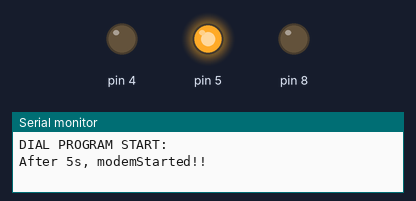
The sketch below on a simulated Arduino Leonardo, built with avr-gcc and run on an emulated ATmega32U4. Parts: output pins drawn as LEDs (lit = HIGH), the last lines printed to the serial monitor. The modem accepts every AT command (registered, SIM ready, sends succeed) and sends nothing else.

Above: at 0.1 s.
At 60.1 s:
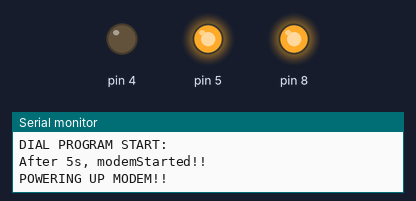
At 121.1 s:
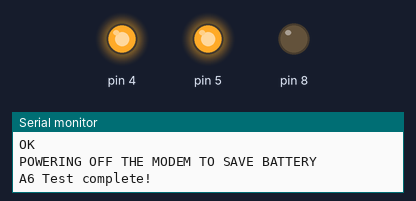
Timing chart, 0 to 128.5 s (numbered marks = the images above):
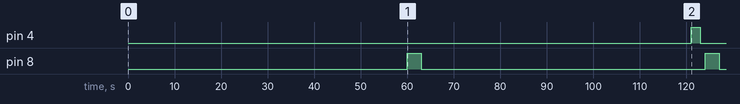

The sketch:

RAS-RemoteAudioSurveillance-32Au-A6.ino
```cpp
#include "a6modem.h"
#include "RASsettings.h"
#include<stdio.h>
#include<string.h>
#define DEBUG true

//------------------------------------------------------------------------------------FSM Settings
#define STATE_IDLE                     0
#define STATE_POWER_MODEM_ON           1
#define STATE_DIAL_UP                  2
#define STATE_HANG_UP                  3
#define STATE_POWER_MODEM_OFF          4

#define LINE_BUSY                      1
#define LINE_FREE                      0

int fsm_state;
int call_state;
a6modem A6module(4,5,8); //define pins to set A6 modem to Sleep mode, turn On, turn Off the Modem

void setup() {
  Serial.begin(115200);
  Serial1.begin(115200);
  pinMode(4, OUTPUT);
  pinMode(5, OUTPUT);
  pinMode(8,OUTPUT);
  Serial.println(F("DIAL PROGRAM START:"));
  A6module.mBeggin();
  fsm_state = STATE_IDLE; //inciar el estado del la maquina de stado finito
  call_state = LINE_FREE;
}

 void loop() {
  switch(fsm_state){ //
  case STATE_IDLE: // hacer cuando el estado sea IDLE
  if(millis() - lastUPDATEMillis > 60*UInterval) {
    lastUPDATEMillis = millis(); //Actulizar la ultima hora de envio
    fsm_state = STATE_POWER_MODEM_ON;
  }
  break;

  case STATE_POWER_MODEM_ON: //
  Serial.println(F("POWERING UP MODEM!!"));
  A6module.mOn();
  delay(1000);
  fsm_state = STATE_DIAL_UP;
  break;

  case STATE_DIAL_UP:
  if(call_state == LINE_FREE ){
    Serial.println(F("DIALING UP NUMBER"));
    sendData( "AT",1000,DEBUG); //TEST AND MAKE CALL
    delay(1000);
    call();
  }

  if(millis() - lastCALLMillis > 2*60*UInterval) {
    lastCALLMillis = millis(); //Actulizar la ultima hora de envio
    call_state = LINE_FREE;
    fsm_state = STATE_HANG_UP;
  }

  break;

  case STATE_HANG_UP:
  Serial.println(F("HANGIN UP THE CALL"));
  sendData( "ATH",1000,DEBUG);
  fsm_state = STATE_POWER_MODEM_OFF;
  break;

  case STATE_POWER_MODEM_OFF:
  Serial.println(F("POWERING OFF THE MODEM TO SAVE BATTERY"));
  Serial.println("A6 Test complete!");
  A6module.mOff();
  fsm_state = STATE_IDLE;
  break;
  }
 }


void call(void){
  sendData( "AT+CSQ",1000,DEBUG);
  delay(1000);
  sendData("AT+SNFS=0",1000,DEBUG);
  delay(1000);
  sendData("ATD50232415907;",5000,DEBUG);
  delay(1000);
  call_state = LINE_BUSY;
}

String sendData(String command, const int timeout, boolean debug){
  String response = "";
  Serial1.println(command);
  long int time = millis();
  while( (time+timeout) > millis()){
    while(Serial1.available()){
      char c = Serial1.read();
      response+=c;
    }
  }
  if(debug){
    Serial.print(response);
  }
  return response;
}

 /*if(millis() - lastUPDATEMillis > 60*UInterval) {
    A6module.mOn();
    delay(1000);
   sendData( "AT",1000,DEBUG); //TEST AND MAKE CALL
   delay(1000);
   call();
   Serial.println("A6 Test complete!");
   A6module.mOff();
   lastUPDATEMillis = millis(); //Actulizar la ultima hora de envio
   }*/
```

a6modem.cpp
```cpp
#include "arduino.h"
#include"a6modem.h"

a6modem::a6modem(int pin_off,int pin_sleep,int pin_on){
  pinMode(pin_sleep, OUTPUT);
  pinMode(pin_on, OUTPUT);
  pinMode(pin_off,OUTPUT);
  _pinsleep = pin_sleep;
  _pinon = pin_on;
  _pinoff = pin_off;
}

void a6modem::mBeggin(){
  digitalWrite(_pinsleep, HIGH);
  digitalWrite(_pinoff, LOW);
  digitalWrite(_pinon, LOW);
  Serial.println(F("After 5s, modemStarted!!"));
  delay(5000);
}

void a6modem::mOn(){
  digitalWrite(_pinon, HIGH);
  delay(3000);
  digitalWrite(_pinon, LOW);
  Serial.println(F("A6 Power ON!"));
  delay(1000);
}

void a6modem::mOff(){
   digitalWrite(_pinoff, HIGH); // power off A6
   delay(2000);
   digitalWrite(_pinoff, LOW);
   Serial.println(F("A6 power off!"));
   delay(1000);
}

void a6modem::mRst(){
  Serial.println(F("A6 resetting!"));
  Serial.println(F("turning modem A6 off!"));
  digitalWrite(_pinoff, HIGH); // power off A6
  delay(2000);
  digitalWrite(_pinoff, LOW);
  delay(1000);
  Serial.println(F("turning modem A6 back on!!!"));
  digitalWrite(_pinon, HIGH);
  delay(3000);
  digitalWrite(_pinon, LOW);
  Serial.println(F("A6 Power ON!"));
  Serial.println(F("You may receive the AT   OK"));
  delay(5000);
}

void a6modem::mSleep(){
  Serial.println(F("A6 go to sleep now!"));
  digitalWrite(_pinsleep, LOW);  //sleep
  delay(2000);
}

void a6modem::mWakeup(){
  digitalWrite(_pinsleep, HIGH);   // wake up
  delay(1000);
  Serial.println(F("A6 WAKE UP!"));
}
```

a6modem.h
```cpp
/*
  a6modem.h - Library for makiong calls with AI thinkers A6 modem.
  with Arduino Leonardo 32AU
  Created by Edwin Kestler, June 25 , 2018.
  Released into the public domain.
*/

#ifndef a6modem_h
#define a6modem_h

#include "Arduino.h"

class a6modem{
  public:
    a6modem(int pin_sleep, int pin_on, int pin_off);
    void mBeggin();
    void mOn();
    void mOff();
    void mSleep();
    void mWakeup();
    void mRst();
 private:
 int _pinsleep;
 int _pinon;
 int _pinoff;
};

#endif
```

RASsettings.h
```cpp
/*
  RASsettings.h - Library for setting parameters for makiong calls with AI thinkers A6 modem.
  with Arduino Leonardo 32AU
  Created by Edwin Kestler, June 25 , 2018.
  Released into the public domain.
*/
unsigned long lastUPDATEMillis;                                       //Variable para llevar conteo del tiempo desde la ultima publicacion
unsigned long lastCALLMillis;                                       //Variable para llevar conteo del tiempo desde la ultima publicacion
unsigned long UInterval     = 1000UL;                                 //Variable configurable remotamente sobre el interbalo de publicacion
```

Measured:
- by itself, pin 4: LOW → HIGH at 121 s, → LOW 2.0 s later
- by itself, pin 8: alternates HIGH for 3.0 s and LOW for 61.0 s
